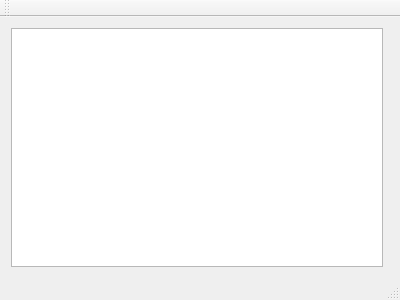
<?xml version="1.0" encoding="UTF-8"?>
<ui version="4.0">
 <class>MainWindow</class>
 <widget class="QMainWindow" name="MainWindow">
  <property name="geometry">
   <rect>
    <x>0</x>
    <y>0</y>
    <width>400</width>
    <height>300</height>
   </rect>
  </property>
  <property name="windowTitle">
   <string>MainWindow</string>
  </property>
  <widget class="QWidget" name="centralWidget">
   <layout class="QHBoxLayout" name="horizontalLayout">
    <item>
     <widget class="QListView" name="listView"/>
    </item>
    <item>
     <widget class="ContactView" name="contactWidget" native="true"/>
    </item>
   </layout>
  </widget>
  <widget class="QMenuBar" name="menuBar">
   <property name="geometry">
    <rect>
     <x>0</x>
     <y>0</y>
     <width>400</width>
     <height>20</height>
    </rect>
   </property>
  </widget>
  <widget class="QToolBar" name="mainToolBar">
   <attribute name="toolBarArea">
    <enum>TopToolBarArea</enum>
   </attribute>
   <attribute name="toolBarBreak">
    <bool>false</bool>
   </attribute>
  </widget>
  <widget class="QStatusBar" name="statusBar"/>
 </widget>
 <layoutdefault spacing="6" margin="11"/>
 <customwidgets>
  <customwidget>
   <class>ContactView</class>
   <extends>QWidget</extends>
   <header>contactview.h</header>
   <container>1</container>
  </customwidget>
 </customwidgets>
 <resources/>
 <connections/>
</ui>
